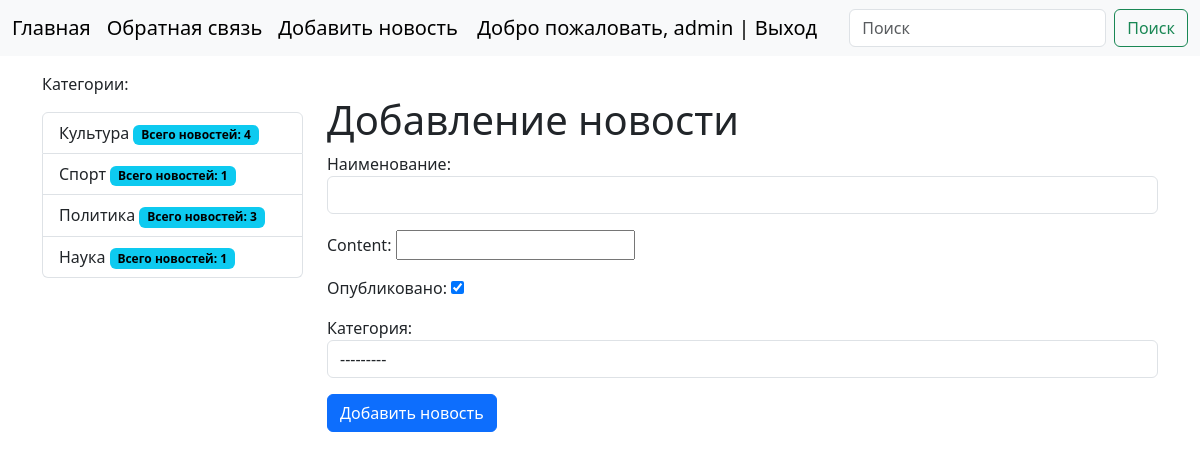
The app's page /news/add-news/ (signed in) with its own data.
### news/models.py (models this page shows)
class Category(models.Model):
    title = models.CharField(max_length=150, db_index=True, verbose_name='Наименование категории')
    def get_absolute_url(self):
        return reverse_lazy('category', kwargs={"category_id": self.pk})
    def __str__(self):
        return self.title
    class Meta:
        verbose_name = 'Категория'
        verbose_name_plural = 'Категории'
        ordering = ['title']

### news/views.py (the view)
# urls.py: path('news/add-news/', AddNews.as_view(), name='add_news'),
class AddNews(LoginRequiredMixin, CreateView):
    form_class = NewsForm
    template_name = 'news/add_news.html'
    success_url = reverse_lazy('home')
    login_url = "/admin/"

### news/forms.py (shortened to what this page needs)
class NewsForm(forms.ModelForm):
    content = forms.CharField(widget=CKEditorUploadingWidget())
    class Meta:
        model = News
        fields = ['title', 'content', 'is_published', 'category']
        widgets = {
            'title': forms.TextInput(attrs={"class": "form-control"}),
            'content': forms.Textarea(attrs={"class": "form-control", "rows": 5}),
            'category': forms.Select(attrs={"class": "form-control"}),
        }

### news/templatetags/news_tags.py (called while the page is built)
@register.inclusion_tag('news/list_categories.html')
def show_categories():
    categories = Category.objects.annotate(cnt=Count('news', filter=F('news__is_published'))).filter(cnt__gt=0)
    return {"categories": categories}

### news/templates/news/add_news.html (shortened to what this page needs)
{% extends 'base.html' %}
{% block sidebar %}
{% include 'include/_sidebar.html' %}
{% endblock %}
{% block content %}
<h1>Добавление новости</h1>
<form action="{% url 'add_news' %}" method="post">
    {{ form.as_p}}
    <button type="submit" class="btn btn-primary btn-block">Добавить новость</button>
</form>
{% endblock %}

### templates/include/_nav.html
<nav class="navbar navbar-expand-lg bg-light">
    <div class="container-fluid">
        <a class="navbar-brand" href="{% url 'home' %}">Главная</a>
        <a class="navbar-brand" href="{% url 'contact' %}">Обратная связь</a>
        <div class="collapse navbar-collapse" id="navbarSupportedContent">
            <ul class="navbar-nav me-auto mb-2 mb-lg-0">
                <li class="nav-item">
                    {% if request.user.is_authenticated %}
                    <a class="navbar-brand" href="{% url 'add_news' %}">Добавить новость</a>
                    {% endif %}
            </ul>
            <span class="navbar-brand">
                             {% if request.user.is_authenticated %}
                    Добро пожаловать, {{ user.username }} | <a class="navbar-brand" href="{% url 'logout' %}">Выход</a>
                {% else %}
                    <a class="navbar-brand" href="{% url 'register' %}">Регистрация</a>|  <a class="navbar-brand"
                                                                                             href="{% url 'login' %}">Авторизация</a>
                {% endif %}
            </span>
            <form class="d-flex" role="search">
                <input class="form-control me-2" type="search" placeholder="Поиск" aria-label="Search">
                <button class="btn btn-outline-success" type="submit">Поиск</button>
            </form>
        </div>
    </div>
</nav>

### news/templates/news/list_categories.html
<div class="list-group">
    {% for item in categories %}
    <a href="{{ item.get_absolute_url }}" class="list-group-item list-group-item-action">{{ item.title }}
    <span class="badge text-bg-info">Всего новостей: {{ item.cnt }}</span></a>
    {% endfor %}
</div>

### site1/static/css/style.css (style rules this page uses)
body { background-color: white; }

### records on screen
Category: title "Культура", cnt "4"
Category: title "Спорт", cnt "1"
Category: title "Политика", cnt "3"
Category: title "Наука", cnt "1"

### other values on screen
{{ user.username }} "admin"
